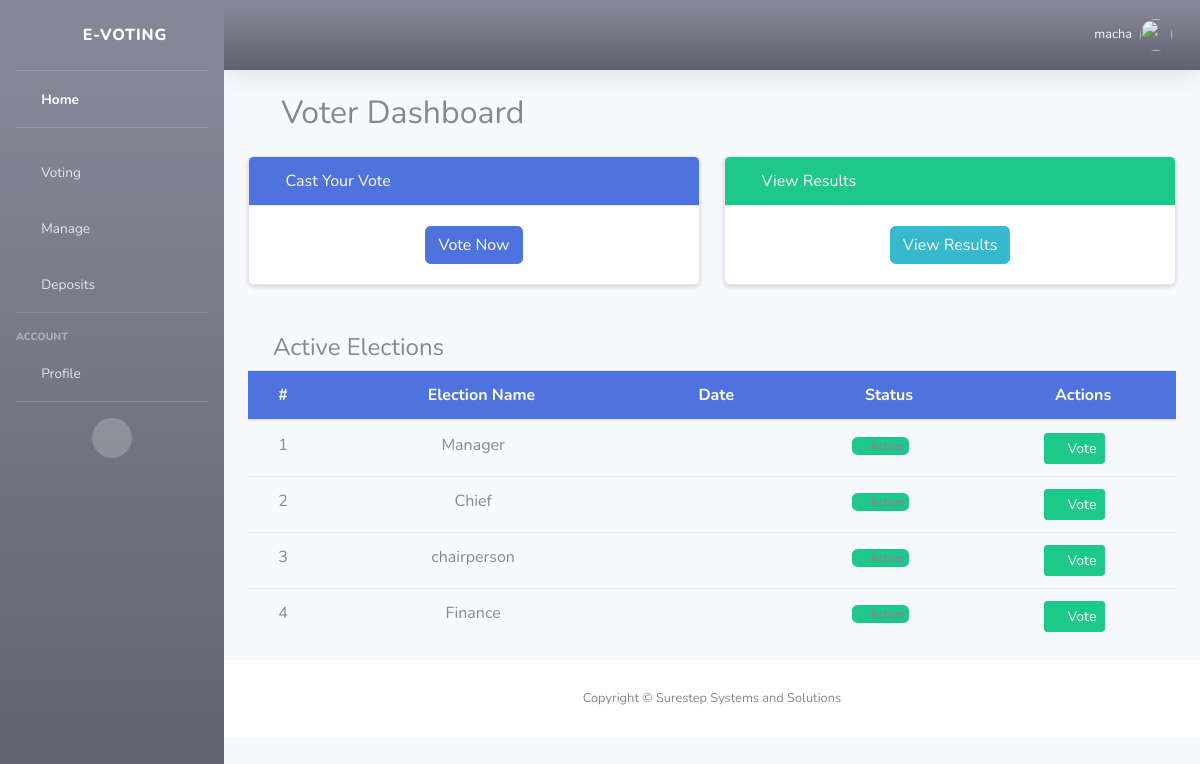
The page /voter_dashboard (signed in) on the database as committed earlier.
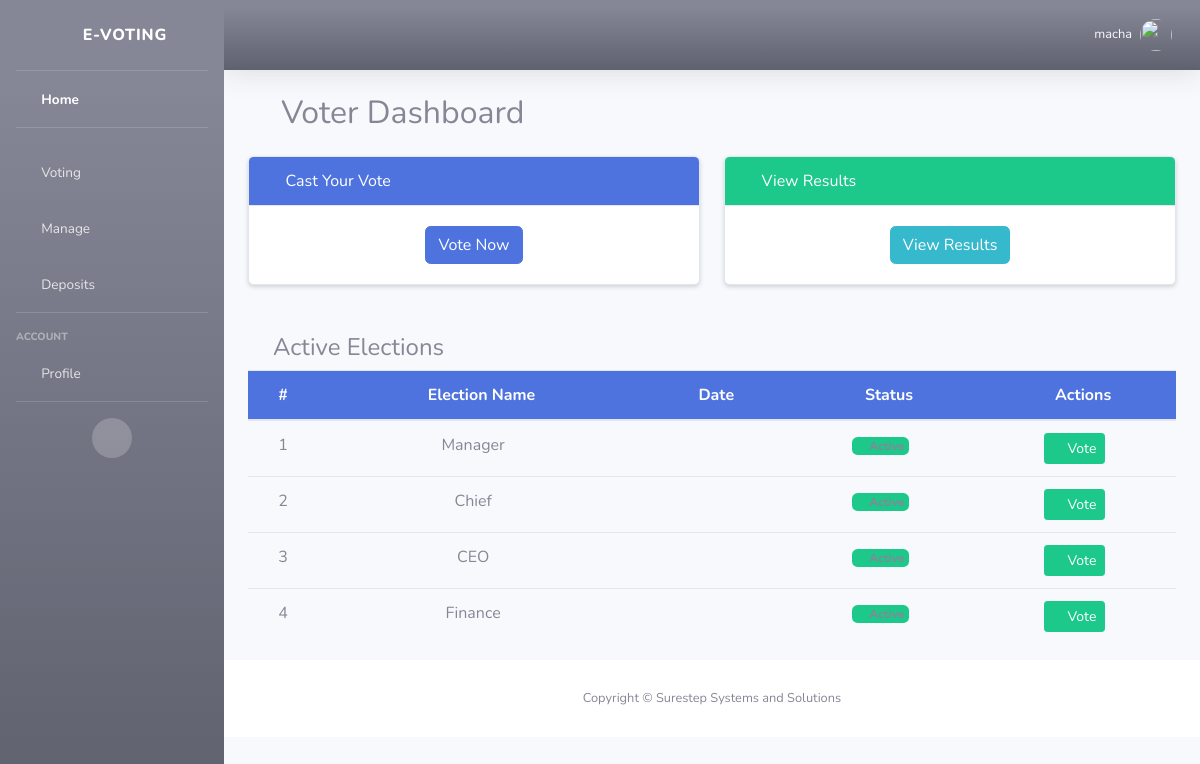
The same page on the database as committed later.
### webapp/models.py (models this page shows, shortened)
class Election(models.Model):
    STATUS_CHOICES = [
        ('pending', 'Pending'),
        ('active', 'Active'),
    ]
    name = models.CharField(max_length=255, unique=True)
    date = models.DateField()
    from django.utils import timezone
    some_field = models.DateTimeField(default=timezone.now)
    status = models.CharField(max_length=10, choices=STATUS_CHOICES, default='pending')

### webapp/views.py (the view)
# urls.py: path("voter_dashboard", views.voter_dashboard, name='voter_dashboard'),
@login_required
def voter_dashboard(request):
    elections = Election.objects.filter(status="active")
    return render(request, "voter_dashboard.html", {"elections": elections})

### webapp/templates/voter_dashboard.html (shortened to what this page needs)
{% extends 'base.html' %}
{% load static %}
{% block content %}
<div class="container mt-4">
    <h2 class="mb-4"><i class="fas fa-user"></i> Voter Dashboard</h2>
    <div class="row">
        <div class="col-md-6">
            <div class="card shadow-sm">
                <div class="card-header bg-primary text-white"><i class="fas fa-vote-yea"></i> Cast Your Vote</div>
                <div class="card-body text-center">
                    <a href="{% url 'vote' %}" class="btn btn-primary">Vote Now</a>
                </div>
            </div>
        </div>
        <div class="col-md-6">
            <div class="card shadow-sm">
                <div class="card-header bg-success text-white"><i class="fas fa-chart-bar"></i> View Results</div>
                <div class="card-body text-center">
                    <a href="{% url 'result' %}" class="btn btn-info">View Results</a>
                </div>
            </div>
        </div>
    </div>
    <h4 class="mt-5"><i class="fas fa-chart-line"></i> Active Elections</h4>
    <div class="table-responsive">
        <table class="table table-hover text-center align-middle">
            <thead class="bg-primary text-white">
                <tr>
                    <th>#</th>
                    <th><i class="fas fa-poll"></i> Election Name</th>
                    <th><i class="fas fa-calendar-alt"></i> Date</th>
                    <th><i class="fas fa-info-circle"></i> Status</th>
                    <th><i class="fas fa-tools"></i> Actions</th>
                </tr>
            </thead>
            <tbody>
                {% for election in elections %}
                <tr>
                    <td>{{ forloop.counter }}</td>
                    <td>{{ election.name }}</td>
                    <td>{{ election.election_date }}</td>
                    <td>
                        {% if election.status == 'pending' %}
                        <span class="badge bg-warning text-dark"><i class="fas fa-clock"></i> Pending</span>
                        {% elif election.status == 'active' %}
                        <span class="badge bg-success"><i class="fas fa-check-circle"></i> Active</span>
                        {% else %}
                        <span class="badge bg-secondary"><i class="fas fa-flag-checkered"></i> Completed</span>
                        {% endif %}
                    </td>
                    <td>
                        {% if election.status == 'active' %}
                        <a href="{% url 'vote' %}?id={{ election.id }}" class="btn btn-success btn-sm">
                            <i class="fas fa-edit"></i> Vote
                        </a>
                        {% else %}
                        <button class="btn btn-secondary btn-sm" disabled>
                            <i class="fas fa-ban"></i> Closed
                        </button>
                        {% endif %}
                    </td>
                </tr>
                {% empty %}
                <tr>
                    <td colspan="5" class="text-center text-muted">
                        <i class="fas fa-info-circle"></i> No active elections.
                    </td>
                </tr>
                {% endfor %}
            </tbody>
        </table>
    </div>
</div>
{% endblock %}

Rows that differ between the two databases and show on the page:
removed Election: name "chairperson", status "active" (drawn)
now on this page (row edited): Election: name "CEO", status "active" (drawn)
